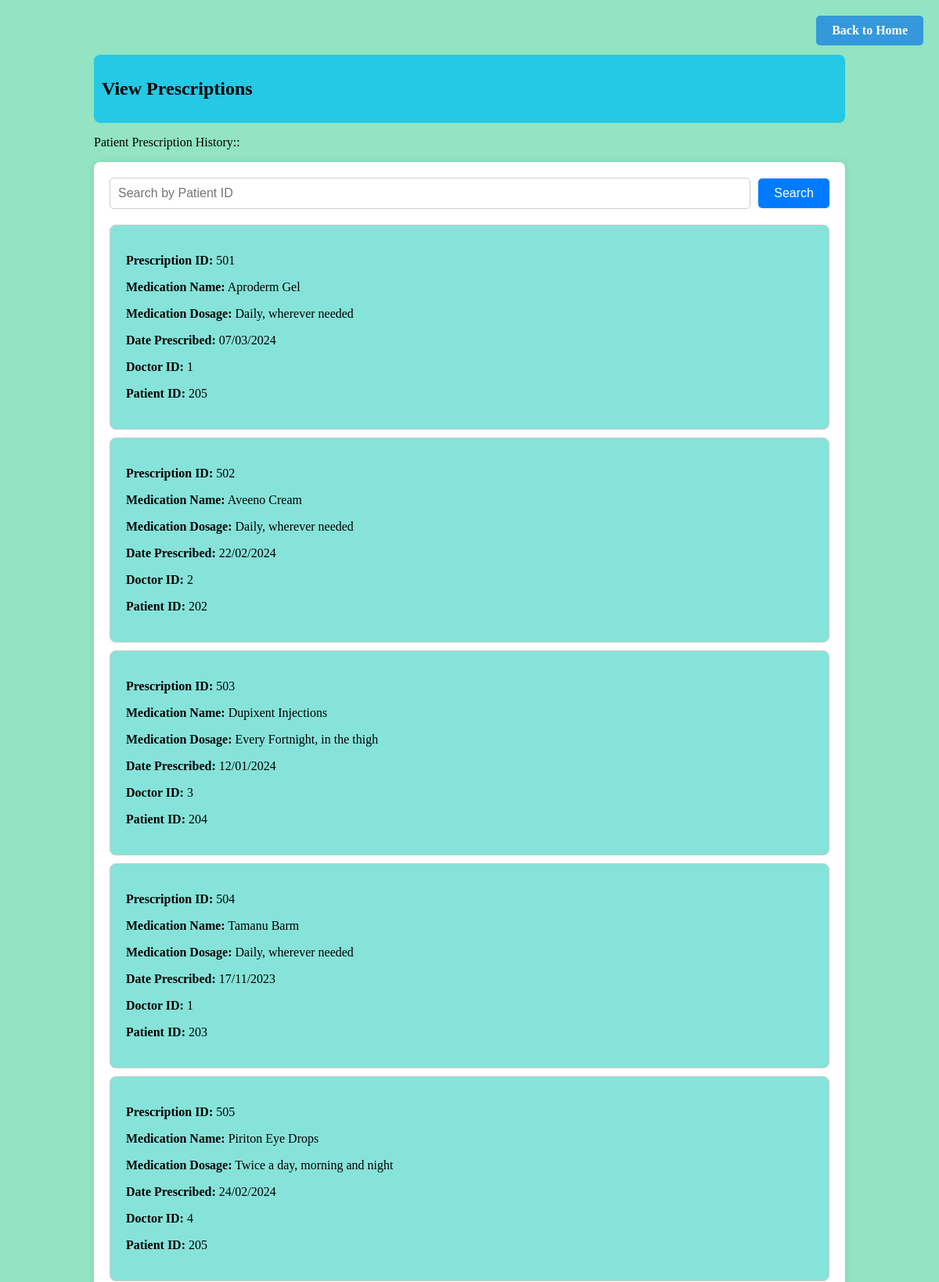
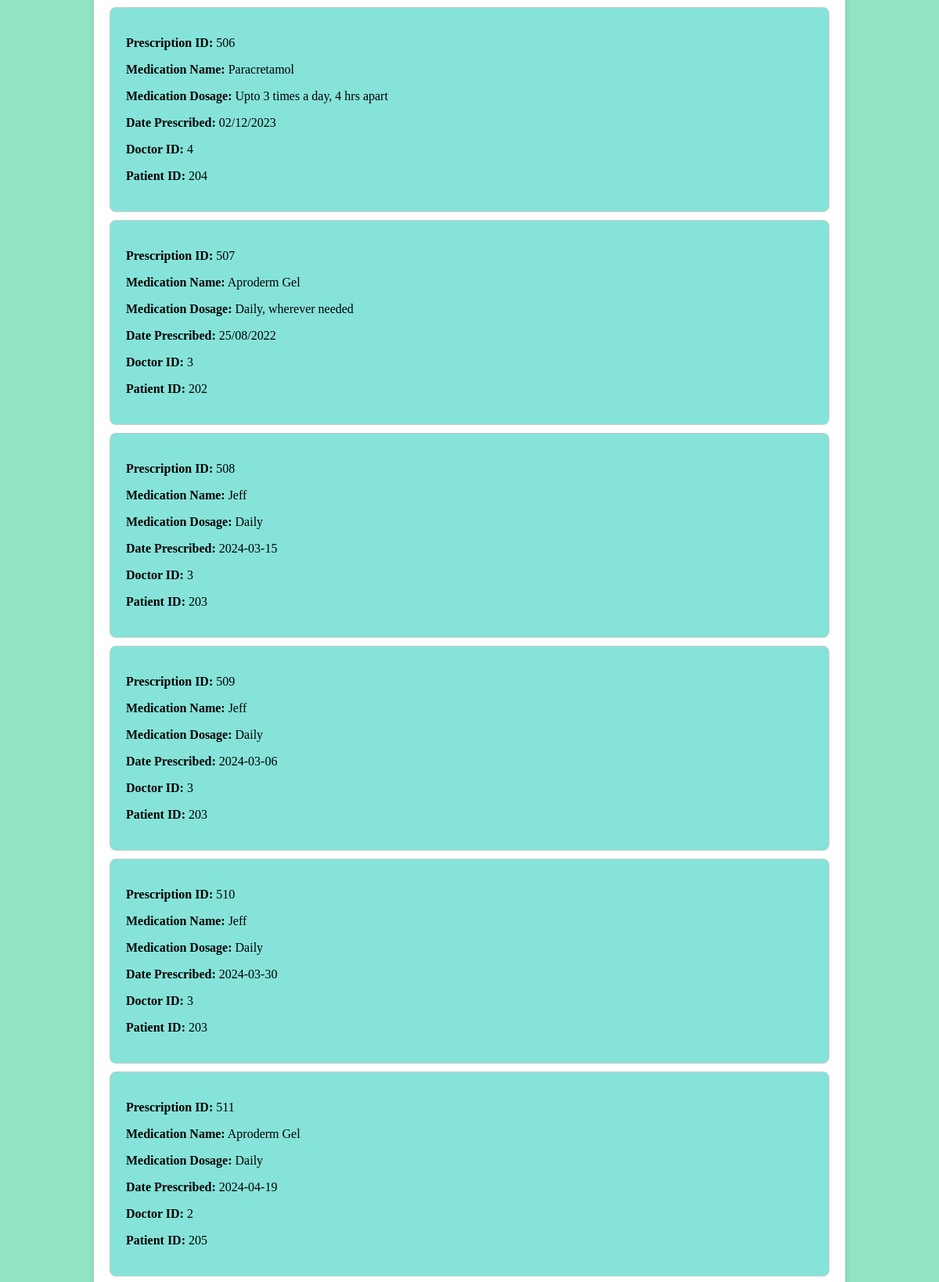
/view_patient_history.php (upper part), run on the app's committed database (2 pictures, top to bottom).
### tables this page shows
CREATE TABLE "Prescription" (
	"prescription_id"	INTEGER NOT NULL,
	"medication_name"	TEXT NOT NULL,
	"medication_dosage"	TEXT NOT NULL,
	"date_prescriped"	TEXT NOT NULL,
	"doctor_id"	INTEGER NOT NULL,
	"patient_id"	INTEGER NOT NULL,
	PRIMARY KEY("prescription_id"),
	FOREIGN KEY("doctor_id") REFERENCES "Doctor"("doctor_id"),
	FOREIGN KEY("patient_id") REFERENCES "Patient"("patient_id")
);

### view_patient_history.php (the view, shortened to what this page needs)
<?php
$db = new SQLite3('SoftwareProjDB.db');
if(isset($_GET['search']) && !empty($_GET['search'])) {
    $search = $_GET['search'];
    $query = $db->prepare("SELECT * FROM Prescription WHERE patient_id = :search");
    $query->bindValue(':search', $search, SQLITE3_TEXT);
} else {
    $query = $db->prepare("SELECT * FROM Prescription");
}
$result = $query->execute();
$prescriptions = [];
while ($row = $result->fetchArray(SQLITE3_ASSOC)) {
    $prescriptions[] = $row;
}
?>
<a href="nurse_dashboard.php" class="back-to-home-button">Back to Home</a>
<!DOCTYPE html>
<html lang="en">
<head>
    <link rel="stylesheet" href="style.css">
</head>
<body>
<div class="container">
<div class ="dashboard-title">
    <h2>View Prescriptions</h2>
    </div>
    <p>Patient Prescription History::</p>
    <div class="content-box">
        <form action="" method="GET" class="search-form">
            <input type="text" name="search" placeholder="Search by Patient ID" class="search-input">
            <button type="submit" class="search-button">Search</button>
        </form>
        <?php foreach ($prescriptions as $prescription): ?>
            <div class="record-box">
                <p><strong>Prescription ID:</strong> <?php echo $prescription['prescription_id']; ?></p>
                <p><strong>Medication Name:</strong> <?php echo $prescription['medication_name']; ?></p>
                <p><strong>Medication Dosage:</strong> <?php echo $prescription['medication_dosage']; ?></p>
                <p><strong>Date Prescribed:</strong> <?php echo $prescription['date_prescriped']; ?></p>
                <p><strong>Doctor ID:</strong> <?php echo $prescription['doctor_id']; ?></p>
                <p><strong>Patient ID:</strong> <?php echo $prescription['patient_id']; ?></p>
            </div>
        <?php endforeach; ?>
    </div>
</div>
</body>
</html>

### style.css (style rules this page uses)
body { background-color: rgba(26, 200, 127, 0.475); margin: 0; padding: 0; }
.container { width: 80%; margin: 0 auto; padding: 20px; flex-direction: column; align-items: center; }
.content-box { background-color: #ffffff; padding: 20px; border-radius: 8px; box-shadow: 0 0 10px rgba(0, 0, 0, 0.1); overflow: auto; }
.dashboard-title { background-color: #25c8e5; border-radius: 8px; padding: 10px; margin-top: 50px; margin-top: 50px; }
.back-to-home-button { position: fixed; top: 20px; right: 20px; background-color: #3498db; color: #fff; padding: 10px 20px; border: none; border-radius: 5px; text-decoration: none; font-weight: bold; cursor: pointer; }
.search-form { display: flex; align-items: center; margin-bottom: 20px; }
.search-input { flex: 1; padding: 10px; font-size: 16px; border: 1px solid #ccc; border-radius: 5px; margin-right: 10px; }
.search-button { padding: 10px 20px; font-size: 16px; background-color: #007bff; color: #fff; border: none; border-radius: 5px; cursor: pointer; transition: background-color 0.3s ease; }
.record-box { background-color: #86e3d9; border: 1px solid #ccc; border-radius: 8px; margin-bottom: 10px; padding: 20px; }

### data on the page
prescription: prescription_id "501", medication_name "Aproderm Gel", medication_dosage "Daily, wherever needed", date_prescriped "07/03/2024", doctor "1", patient "205"
prescription: prescription_id "502", medication_name "Aveeno Cream", medication_dosage "Daily, wherever needed", date_prescriped "22/02/2024", doctor "2", patient "202"
prescription: prescription_id "503", medication_name "Dupixent Injections", medication_dosage "Every Fortnight, in the thigh", date_prescriped "12/01/2024", doctor "3", patient "204"
prescription: prescription_id "504", medication_name "Tamanu Barm", medication_dosage "Daily, wherever needed", date_prescriped "17/11/2023", doctor "1", patient "203"
prescription: prescription_id "505", medication_name "Piriton Eye Drops", medication_dosage "Twice a day, morning and night", date_prescriped "24/02/2024", doctor "4", patient "205"
prescription: prescription_id "506", medication_name "Paracretamol", medication_dosage "Upto 3 times a day, 4 hrs apart", date_prescriped "02/12/2023", doctor "4", patient "204"
prescription: prescription_id "507", medication_name "Aproderm Gel", medication_dosage "Daily, wherever needed", date_prescriped "25/08/2022", doctor "3", patient "202"
prescription: prescription_id "508", medication_name "Jeff", medication_dosage "Daily", date_prescriped "2024-03-15", doctor "3", patient "203"
prescription: prescription_id "509", medication_name "Jeff", medication_dosage "Daily", date_prescriped "2024-03-06", doctor "3", patient "203"
prescription: prescription_id "510", medication_name "Jeff", medication_dosage "Daily", date_prescriped "2024-03-30", doctor "3", patient "203"
prescription: prescription_id "511", medication_name "Aproderm Gel", medication_dosage "Daily", date_prescriped "2024-04-19", doctor "2", patient "205"
